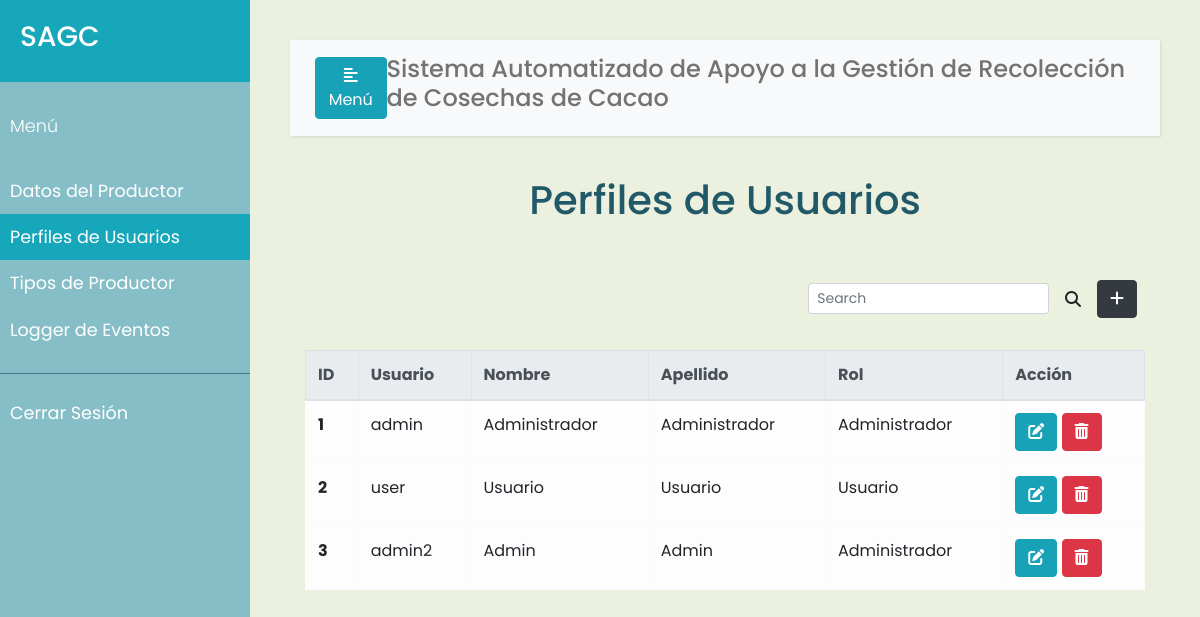
The app's page /perfiles (signed in), older data.
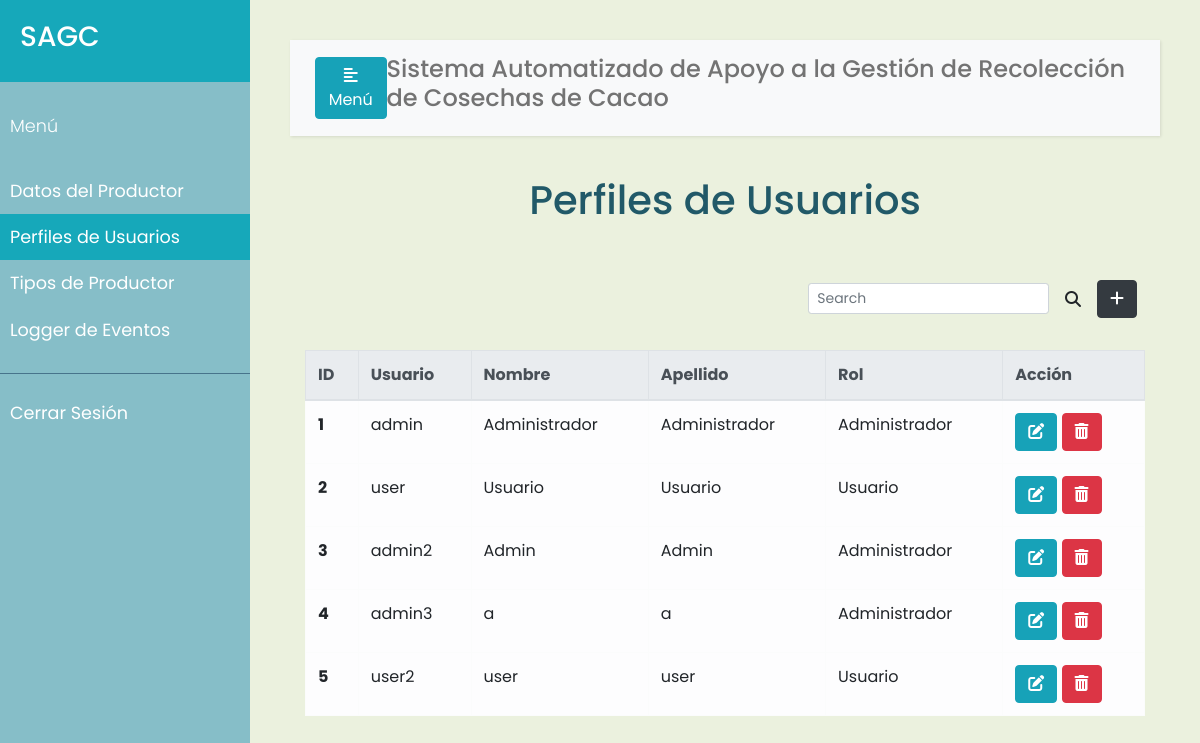
The same page, newer data.
### models.py (models this page shows, shortened)
class User(db.Model):
    __tablename__ = 'users'
    id = db.Column(db.Integer, primary_key=True)
    username = db.Column(db.String(20), nullable=False, unique=True)
    name = db.Column(db.String(30), nullable=False)
    surname = db.Column(db.String(30), nullable=False)
    password = db.Column(db.String(80), nullable=False)
    rol = db.Column(db.String(20), nullable=False)

### app.py (the view, shortened to what this page needs)
@app.route("/perfiles", methods=['GET', 'POST'])
@login_required
@admin_only
def perfiles():
    error=None
    users = User.query.all()
    users = User.query.all()
    return render_template("perfiles.html", error=error, users=users)

### app.py (called while the page is built)
def login_required(f):
    @wraps(f)
    def wrap(*args, **kwargs):
        if 'logged_in' in session:
            return f(*args, **kwargs)
        else:
            flash('Necesitas iniciar sesión primero')
            return redirect(url_for('login'))
    return wrap

def admin_only(f):
    @wraps(f)
    def wrap(*args, **kwargs):
        if 'rol_admin' in session and session['rol_admin'] == True:
            return f(*args, **kwargs)
        else:
            flash("Debes ser administrador para ver esa página.")
            return redirect(url_for('productor'))
    return wrap

### templates/perfiles.html (shortened to what this page needs)
{% extends "base.html" %}
{% block navbar %}
<li class="nav-item">
  <a class="nav-link" href="{{url_for('productor')}}">Datos del Productor</a>
</li>
<li class="nav-item active">
  <a class="nav-link" href="{{url_for('perfiles')}}">Perfiles de Usuarios<span class="sr-only">(current)</span></a>
</li>
<li class="nav-item">
  <a class="nav-link" href="{{url_for('tipo_productor')}}">Tipos de Productor</a>
</li>
<li class="nav-item">
  <a class="nav-link" href="{{url_for('eventos')}}">Logger de Eventos</a>
</li>
{% endblock %}
{% block sesion %}
<li class="nav-item">
  <a class="nav-link" href="{{url_for('logout')}}">Cerrar Sesión</a>
</li>
{% endblock %}
{% block content %}
    <div class="container h-100">
        <p class="text-center h1 fw-bold mb-5 mx-1 mx-md-4 mt-4">Perfiles de Usuarios</p>
        <div class="d-flex flex-row-reverse bd-highlight">
            <div class="p-2 bd-highlight">
              <button type="button" class="btn btn-dark" data-toggle="modal" data-target="#exampleModalLong">
                <i class="fa-solid fa-plus"></i>
              </button>
            </div>
            <div class="p-2 bd-highlight" style="display:flex; align-content: flex-end;">
              <form class="form-inline" style="justify-content: flex-end">
                <input class="form-control form-control-sm mr-3 w-75" type="text" placeholder="Search"
                  aria-label="Buscar">
                <i class="fas fa-search" aria-hidden="true"></i>
              </form>
            </div>
        </div>
        <br/>
        <table class="table table-bordered table-light table-hover">
          <thead class="thead-light">
            <tr>
              <th scope="col">ID</th>
              <th scope="col">Usuario</th>
              <th scope="col">Nombre</th>
              <th scope="col">Apellido</th>
              <th scope="col">Rol</th>
              <th scope="col">Acción</th>
            </tr>
          </thead>
          <tbody>
            {% for u in users %}
            <tr>
              <th scope="row">{{u.id}}</th>
              <td>{{u.username}}</td>
              <td>{{u.name}}</td>
              <td>{{u.surname}}</td>
              <td>{{u.rol}}</td>
              <td>
                <button type="button" class="btn btn-info" data-toggle="modal" data-target="#editModal">
                  <a href=""> <i class="fas fa-edit"></i></a>
                </button>
                <button type="button" class="btn btn-danger" data-toggle="modal" data-target="#editModal">
                  <a href=""> <i class="fas fa-trash-alt"></i></a>
                </button>
              </td>
            </tr>
            {% endfor %}
          </tbody>
        </table>
    </div>
{% endblock %}

### templates/base.html (shortened to what this page needs)
<!DOCTYPE html>
<html lang="en">
<head>
    <link rel="stylesheet" href="https://cdn.jsdelivr.net/npm/bootstrap@4.3.1/dist/css/bootstrap.min.css">
    <link rel="stylesheet" href="../static/css/styles.css">
    <link rel="stylesheet" href="https://cdnjs.cloudflare.com/ajax/libs/malihu-custom-scrollbar-plugin/3.1.5/jquery.mCustomScrollbar.min.css">
    <link rel="stylesheet" href="https://cdnjs.cloudflare.com/ajax/libs/font-awesome/6.1.1/css/all.min.css" />
</head>
<body>
    <div class="wrapper">
        <nav id="sidebar">
            <div class="sidebar-header">
                <h3>SAGC</h3>
            </div>
            <ul class="list-unstyled components">
                <p>Menú</p>
                {% block navbar %}
                {% endblock %}
            </ul>
            <ul class="list-unstyled others">
                {% block sesion %}
                {% endblock %}
            </ul>
        </nav>
        <div id="content">
            <nav class="navbar navbar-expand-lg navbar-light bg-light">
                <div class="container-fluid">
                    <button type="button" id="sidebarCollapse" class="btn btn-info">
                        <i class="fas fa-align-left"></i>
                        <span>Menú</span>
                    </button>
                    <h4>Sistema Automatizado de Apoyo a la Gestión de Recolección de Cosechas de Cacao</h4>
                </div>
            </nav>
            {% block content %}
            {% endblock %}
        </div>
    </div>
</body>
</html>

### static/css/styles.css (style rules this page uses)
body { font-family: 'Poppins', sans-serif; background: #ebf1de; }
p { font-family: 'Poppins', sans-serif; font-size: 1.1em; font-weight: 300; line-height: 1.7em; color: #215968; }
h4 { color: #737373; }
a, a:hover, a:focus { color: inherit; text-decoration: none; transition: all 0.3s; }
.navbar { padding: 15px 10px; background: #fff; border: none; border-radius: 0; margin-bottom: 40px; box-shadow: 1px 1px 3px rgba(0, 0, 0, 0.1); }
.wrapper { display: flex; width: 100%; }
#sidebar { width: 250px; position: fixed; top: 0; left: 0; height: 100vh; z-index: 999; background: #86bec8; color: #fff; transition: all 0.3s; }
#sidebar .sidebar-header { padding: 20px; background: #16a8ba; }
#sidebar ul.components { padding: 20px 0; border-bottom: 1px solid #47748b; }
#sidebar ul p { color: #fff; padding: 10px; }
#sidebar ul li a { padding: 10px; font-size: 1.1em; display: block; }
#sidebar ul li.active>a, a[aria-expanded="true"] { color: #fff; background: #16a8ba; }
#content { width: calc(100% - 250px); padding: 40px; min-height: 100vh; transition: all 0.3s; position: absolute; top: 0; right: 0; }

Row changes from the older to the newer data that the page shows:
added User: id "4", username "admin3", name "a", surname "a", rol "Administrador"
added User: id "5", username "user2", name "user", surname "user", rol "Usuario"
